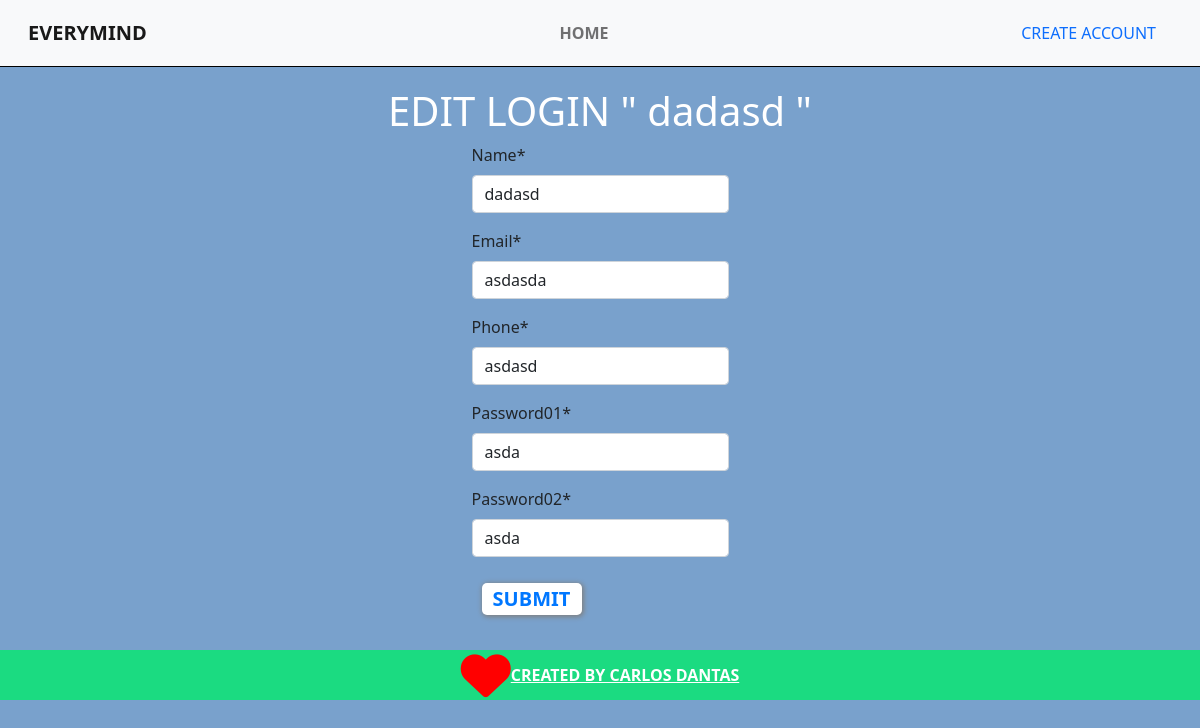
Screenshot of /edit/15 (signed in) with the database file from the repository.
### create/models.py (models this page shows, shortened)
class login (models.Model):
    STATUS = (
        ('Doing', 'Doing'),
        ('Done', 'Done'),
    )
    name = models.CharField(max_length=255)
    email = models.CharField(max_length=255, default='')
    phone = models.CharField(max_length=255, default='')
    password01 = models.CharField(max_length=255, default='')
    password02 = models.CharField(max_length=255, default='')
    done = models.CharField(
        max_length=5,
        choices=STATUS,
    )
    created_at = models.DateTimeField(auto_now_add = True)
    updated_at = models.DateTimeField(auto_now = True)
    class Meta:
        verbose_name_plural = 'Tasks'

### create/views.py (the view)
# urls.py: path('edit/<int:id>', views.editUser, name="edit-user"),
@login_required
def editUser(request, id):
    InfoUser = get_object_or_404(login, pk=id)
    form = LoginForm(instance=InfoUser)
    if(request.method == 'POST'):
        form = LoginForm(request.POST, instance=InfoUser)
        if(form.is_valid()):
            InfoUser.save()
            return redirect('accounts')
        else:
            return render(request, 'pages/Editlogin.html', {'form': form, 'user': InfoUser})
    else:
        return render(request, 'pages/Editlogin.html', {'form': form, 'user': InfoUser})

### create/form.py
class LoginForm(forms.ModelForm):
        class Meta:
            model = login
            fields = ('name','email', 'phone', 'password01', 'password02')

### create/Templates/pages/EditLogin.html (shortened to what this page needs)
{% extends 'base.html' %}
{% load crispy_forms_tags %}
{% block content %}
<div class="box-register">
        <h1>EDIT LOGIN " {{user.name}} "</h1>
        <form method="POST">
            {{ form|crispy }}
            <button class="button-register-submit" type="submit" value="Submit Edit">SUBMIT</button>
        </form>
</div>
{% endblock %}

### create/static/css/global.css (style rules this page uses)
.body { background-color: rgb(121, 161, 204); }
h1 { color: white; }
.box-register { display: flex; flex-direction: column; align-items: center; justify-content: center; }
.button-register-submit { width: 100px; margin: 10px; outline: none; background-color: white; color: rgb(0, 119, 255); font-weight: bold; font-size: 20px; border-radius: 5px; border: none; box-shadow: 1px 1px 5px 1px grey; }

### rows the page displays
login: name "dadasd", email "asdasda", phone "asdasd", password01 "asda", password02 "asda"
